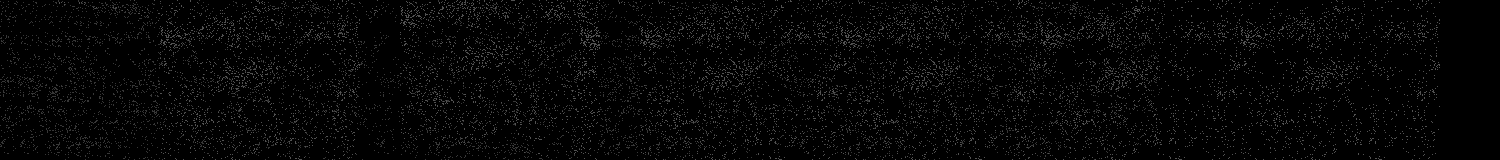

A level layout from a 2D game, rendered from its tile map. Below: a short description, then the map file with tile-grid data replaced by summaries:
An orthogonal 75x8 tile map with 20x20 px tiles, 2 tile layers (Tile Layer 3, Tile Layer 4), 2 hidden layers not drawn and 17 objects.

<map version="1.8" tiledversion="1.8.2" orientation="orthogonal" renderorder="right-down" width="75" height="8" tilewidth="20" tileheight="20" infinite="0" nextlayerid="15" nextobjectid="72">
 <tileset firstgid="1" source="ts.tsx" />
 <layer id="8" name="Tile Layer 1" width="75" height="8" visible="0" parallaxx="0.2">
  <data>[600 cells, 240 non-empty, 80 distinct tile ids]</data>
 </layer>
 <layer id="9" name="Tile Layer 2" width="75" height="8" visible="0" parallaxx="0.4">
  <data>[600 cells, 320 non-empty, 80 distinct tile ids]</data>
 </layer>
 <layer id="10" name="Tile Layer 3" width="75" height="8" parallaxx="0.5">
  <data>[600 cells, 464 non-empty, 88 distinct tile ids]</data>
 </layer>
 <layer id="11" name="Tile Layer 4" width="75" height="8" parallaxx="0.8">
  <data>[600 cells, 576 non-empty, 146 distinct tile ids]</data>
 </layer>
 <objectgroup id="2" name="sand">
  <properties>
   <property name="nested" type="bool" value="true" />
  </properties>
  <object id="58" x="628.5" y="125" width="35" height="19.5" />
  <object id="59" x="714" y="123" width="78" height="22" />
  <object id="60" x="817.5" y="111.5" width="137.5" height="24" />
  <object id="61" x="969.333" y="130.667" width="198.667" height="18" />
  <object id="68" x="1204" y="113" width="43" height="21" />
  <object id="69" x="1281" y="135" width="42" height="22" />
 </objectgroup>
 <objectgroup id="4" name="static">
  <properties>
   <property name="static" type="bool" value="true" />
  </properties>
  <object id="8" x="-25.6667" y="108.667" width="120.667" height="82.5">
   <properties>
    <property name="fall" type="bool" value="false" />
   </properties>
  </object>
  <object id="56" x="573" y="127.5" width="49" height="37" />
  <object id="64" x="1441" y="128.333" width="240.333" height="53.3333" />
 </objectgroup>
 <objectgroup id="14" name="push">
  <properties>
   <property name="push" type="bool" value="true" />
  </properties>
 </objectgroup>
 <objectgroup id="5" name="fall">
  <properties>
   <property name="fall" type="bool" value="true" />
  </properties>
  <object id="52" x="123.5" y="103" width="40.5" height="14.3333" />
  <object id="53" x="201.5" y="105" width="53.5" height="12.1667" />
  <object id="54" x="281.167" y="114.833" width="54.5" height="13" />
  <object id="55" x="375.333" y="127" width="49" height="12.1667" />
  <object id="66" x="450.667" y="118.667" width="54" height="12.6667" />
  <object id="67" x="538.667" y="122.667" width="33.3333" height="12.6667" />
  <object id="70" x="1352" y="127" width="73" height="22" />
 </objectgroup>
 <objectgroup id="3" name="misc">
  <object id="7" x="13" y="90.3333">
   <properties>
    <property name="spawn" type="bool" value="true" />
   </properties>
   <point />
  </object>
 </objectgroup>
</map>
